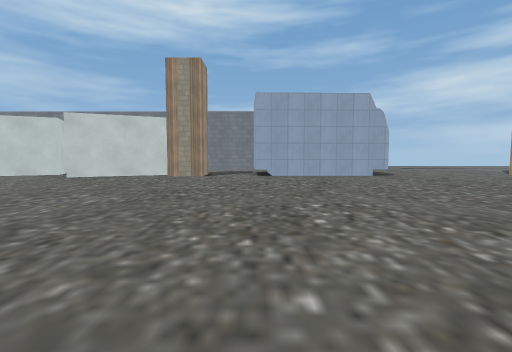
[1] (above)

24 first-person views from a walk through a level from a Godot 3-D game. The camera is 1.2 m above the floor, tilts 4° down and sees 85° across. The floor is counted in squares, 2 m on a side. Each view is taken from the middle of a square. On the plan, view 1 faces up. The plan holds only what a view shows up to about 9 squares ahead; the rest is blank. The place goes on beyond the plan. Characters and animated objects are not drawn. Some surface patterns are stand-ins.

[2]
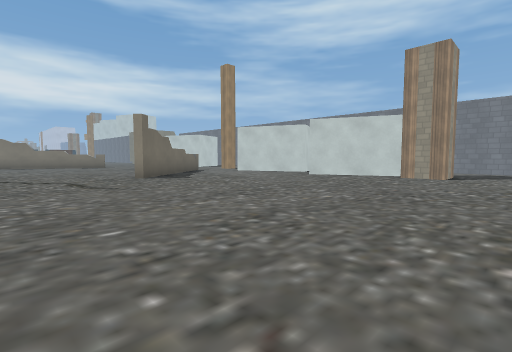

[3]
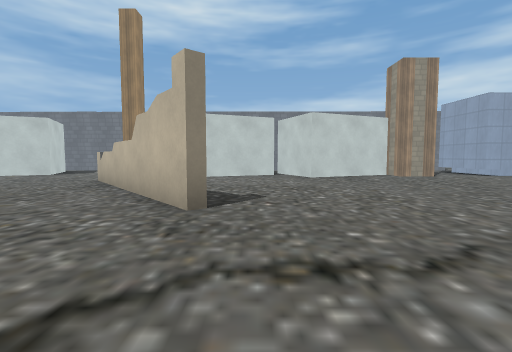

[4]
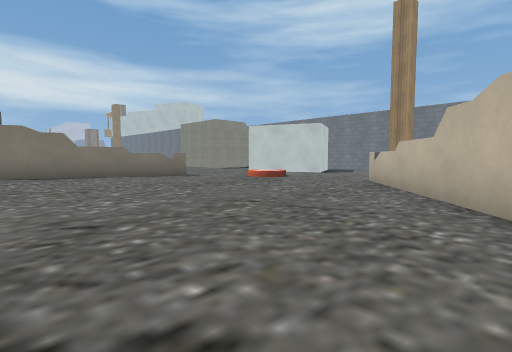

[5]
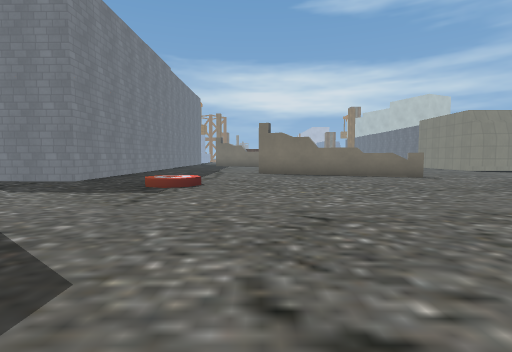

[6]
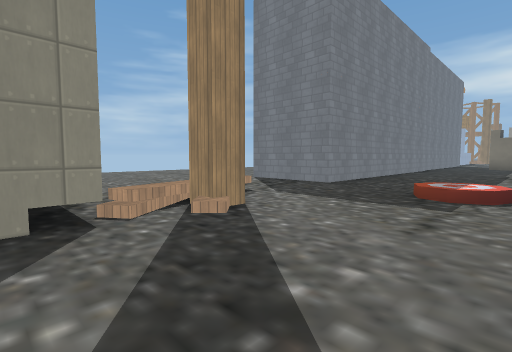

[7]
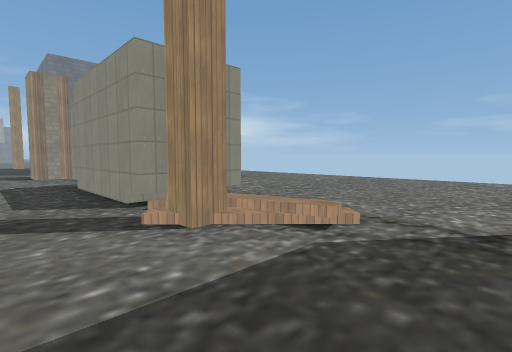

[8]
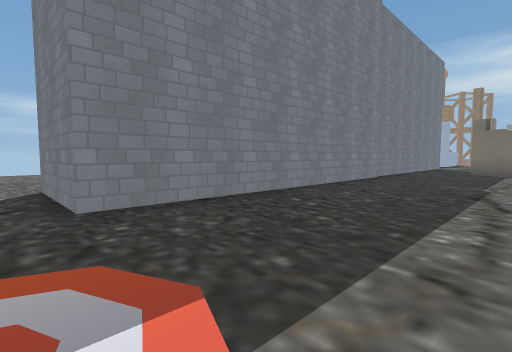

[9]
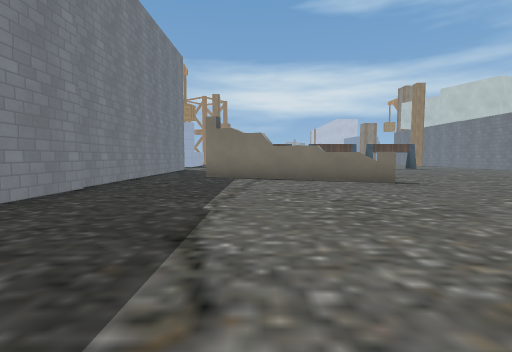

[10]
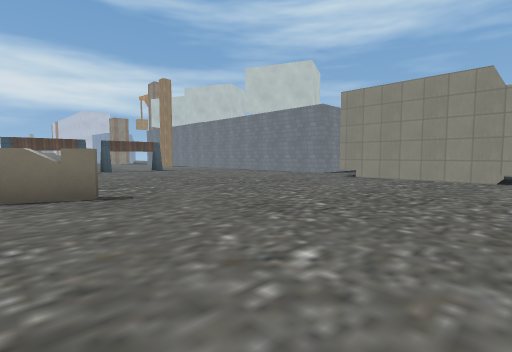

[11]
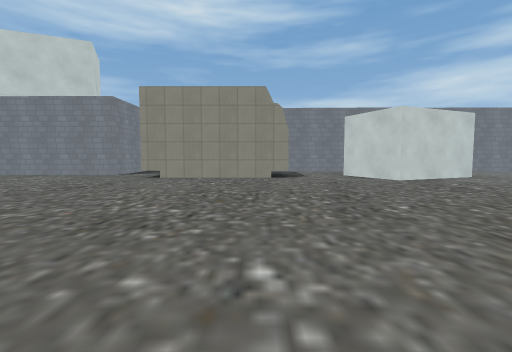

[12]
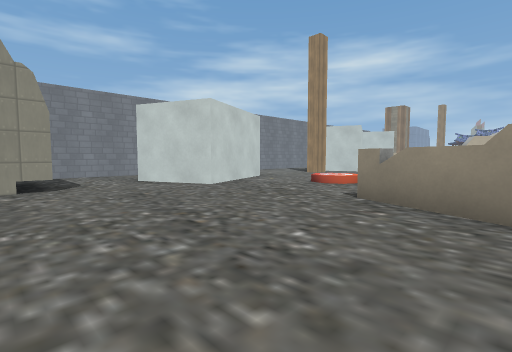

[13]
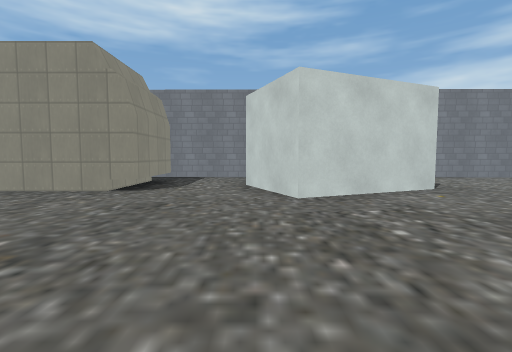

[14]
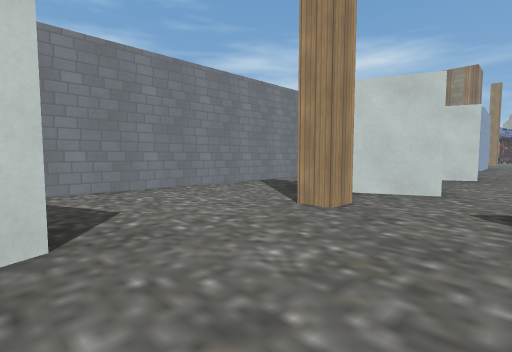

[15]
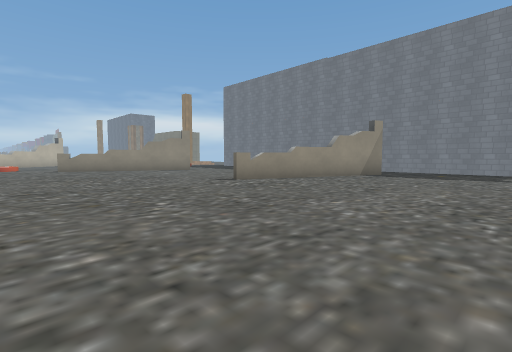

[16]
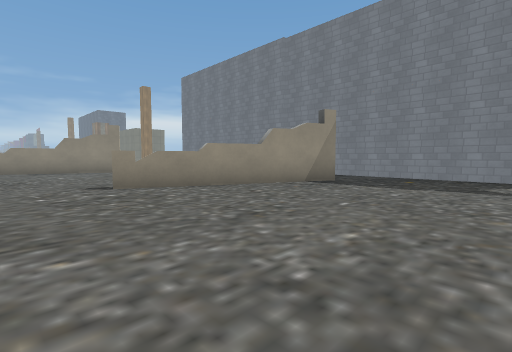

[17]
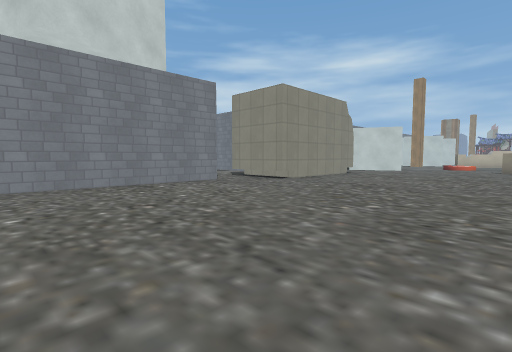

[18]
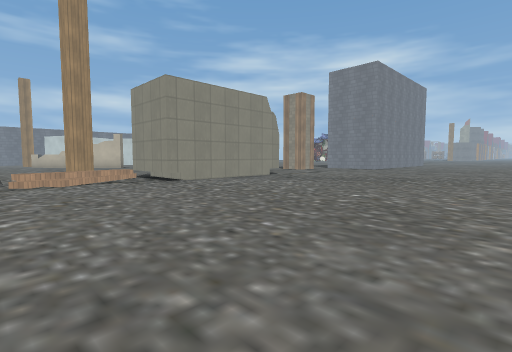

[19]
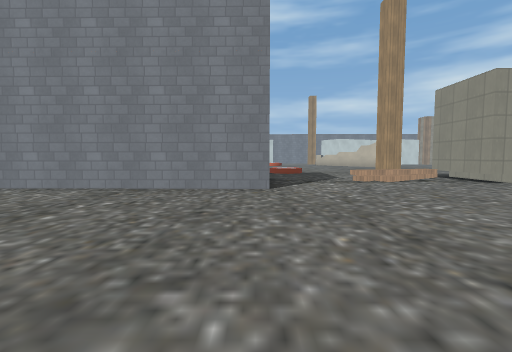

[20]
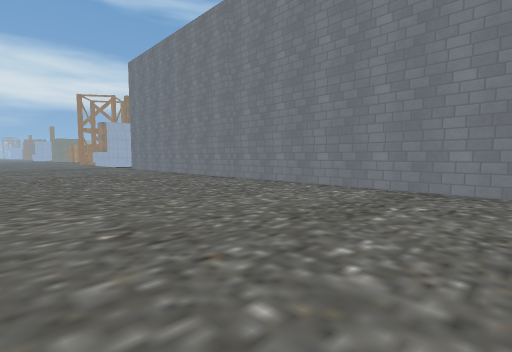

[21]
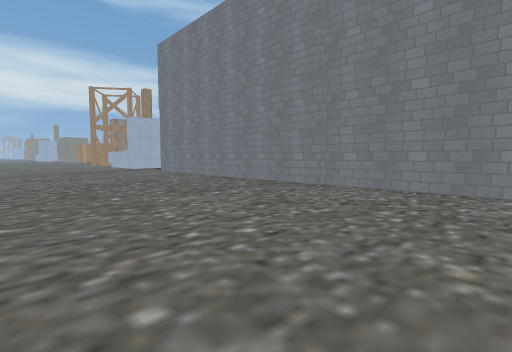

[22]
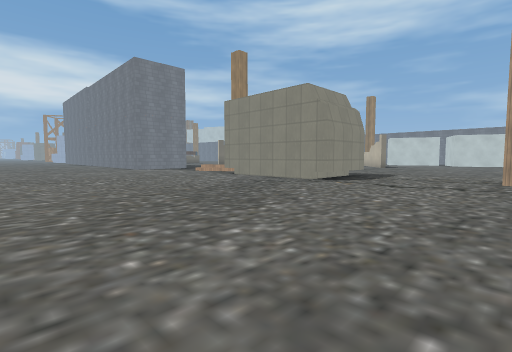

[23]
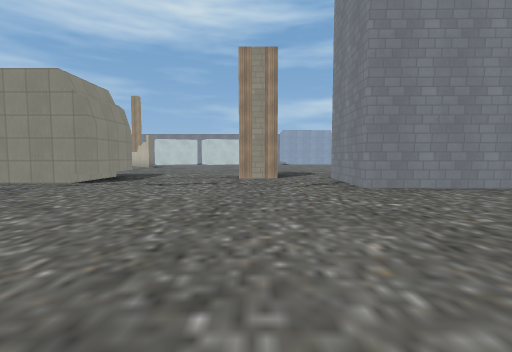

[24]
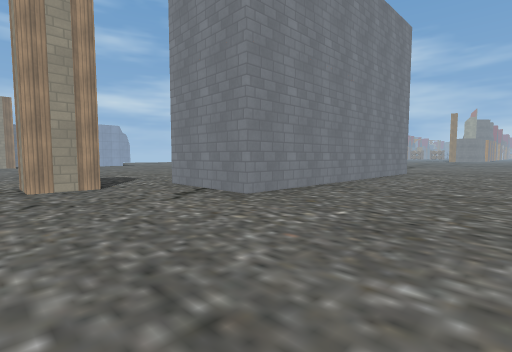

### Floor plan
Key: @ floor where view 1 was taken; # wall or solid block; . floor; / step, stairs or slope; = window, fence, low wall or low ledge; ^ raised ledge; O other object.
Columns run from 29 left of view 1 to 6 right of it. Each row starts with its distance up from view 1.
 12           ####  #######     #
 11      .#   ...   ......     ..
 10 #####.##  #.#   ....       ..
  9 ......O####.####..#.#######O.O####..
  8 .............#......#...#...........
  7 .............../...#................
  6 .............../...^ ...............
  5 ....................#..............
  4 .............^......##............
  3 ............# ...................
  2 .....#=.....#...................
  1 .....^.....##..................
  0 .....#.......................@
 -1 ....##........./.....    ......
 -2 ....#........../...............
 -3 ...............................
 -4 #.................#####O...O..
 -5 ###############..//#####.....#
 -6   #############.....####.....##
 -7   #####.#######...............######
 -8  ...................................
 -9 ....................................
-10 ....................................
-11 .............................
-12  .............. ............

Positions as (right, up) in squares from view 1, and headings:
1: (0, 0), facing up
2: (0, 0), facing up-left
3: (-7, 0), facing up
4: (-8, 0), facing up-left
5: (-8, 0), facing left
6: (-9, -1), facing down-left
7: (-14, -2), facing down-right
8: (-14, -1), facing down-left
9: (-17, -1), facing left
10: (-19, 1), facing up-left
11: (-20, 1), facing up
12: (-20, 3), facing up-right
13: (-17, 4), facing up
14: (-14, 7), facing up-right
15: (-29, 7), facing down-right
16: (-29, 4), facing down-right
17: (-29, 4), facing up-right
18: (-13, -12), facing up-right
19: (-15, -12), facing up
20: (-16, -12), facing up-left
21: (-19, -12), facing up-left
22: (-2, -12), facing up-left
23: (-2, -12), facing up
24: (-3, -10), facing up-right
